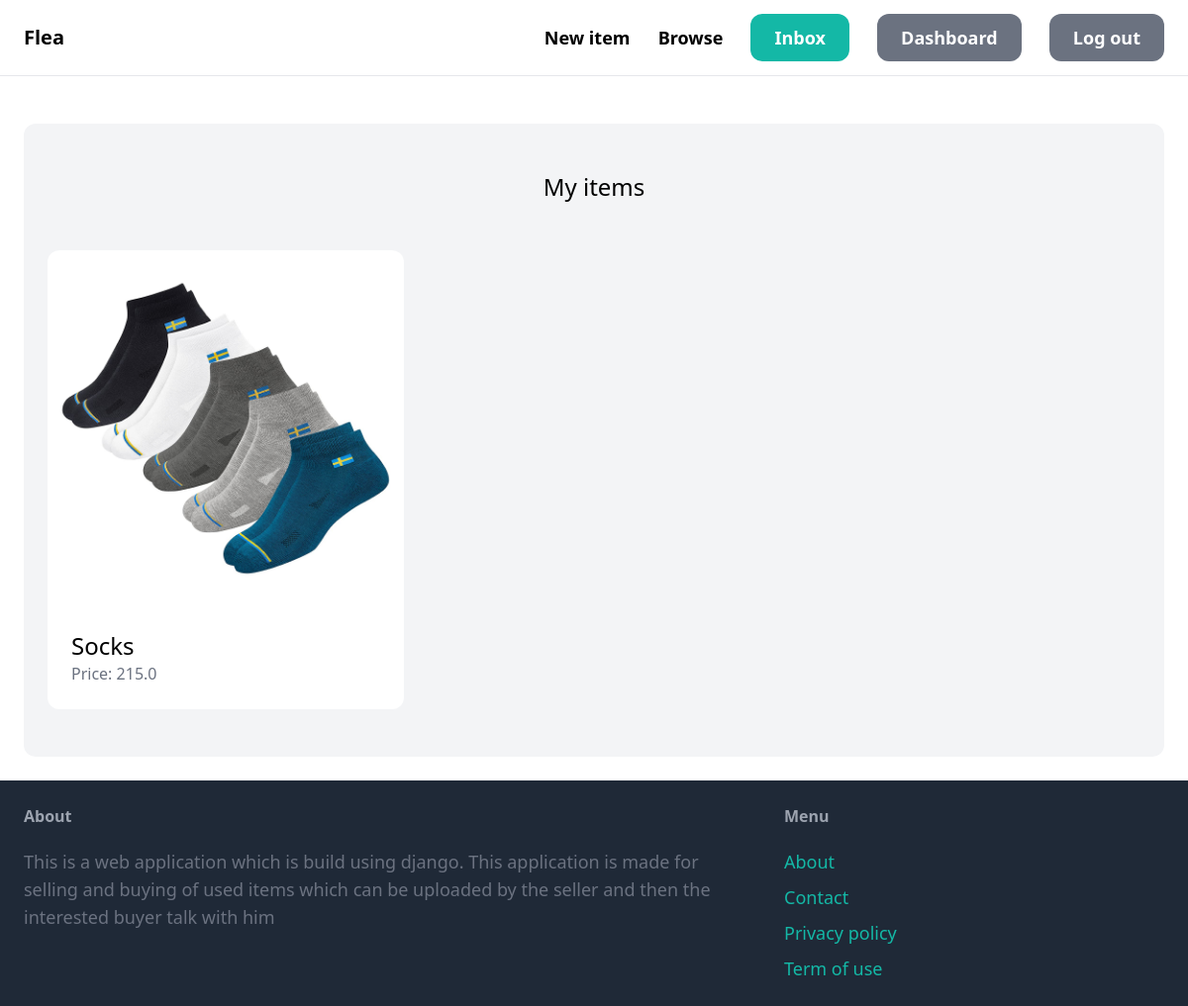
Page /dashboard/ (signed in) on the earlier database version.
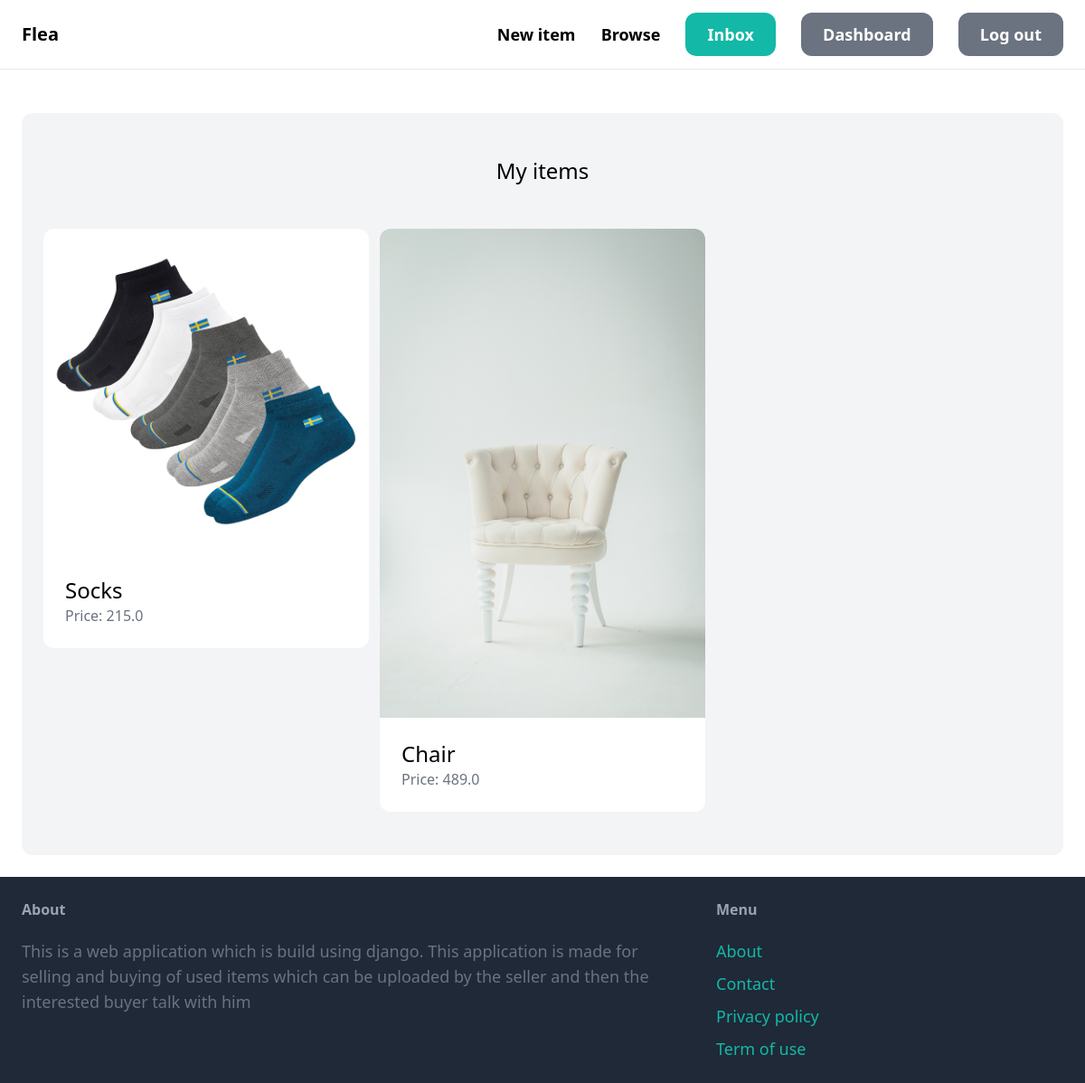
Same page on the later database version.
### item/models.py (models this page shows, shortened)
class Item(models.Model):
    category = models.ForeignKey(Category, related_name='items', on_delete=models.CASCADE)
    name = models.CharField(max_length=255)
    description = models.TextField(blank=True, null=True)
    price = models.FloatField()
    image = models.ImageField(upload_to='item_images', blank=True, null=True)
    is_sold = models.BooleanField(default=False)
    created_by = models.ForeignKey(User, related_name='items', on_delete=models.CASCADE)
    created_at = models.DateTimeField(auto_now_add=True)

### dashboard/views.py (the view)
# urls.py: path('', views.index, name='index'),
@login_required
def index(request):
    items = Item.objects.filter(created_by=request.user)
    return render(request, 'dashboard/index.html', {
        'items': items,
    })

### dashboard/templates/dashboard/index.html (shortened to what this page needs)
{% extends 'core/base.html' %}
{% block content %}
    <div class="mt-6 px-6 py-12 bg-gray-100 rounded-xl">
        <h2 class="mb-12 text-2xl text-center">My items</h2>
        <div class="grid grid-cols-3 gap-3">
            {% for item in items %}
                <div>
                    <a href="{% url 'item:detail' item.id %}">
                        <div>
                            <img src="{{ item.image.url }}" class="rounded-t-xl">
                        </div>
                        <div class="p-6 bg-white rounded-b-xl">
                            <h2 class="text-2xl">{{ item.name }}</h2>
                            <p class="text-gray-500">Price: {{ item.price }}</p>
                        </div>
                    </a>
                </div>
            {% endfor %}
        </div>
    </div>
{% endblock %}

Differences in the rows shown:
added Item: image (picture), name "Chair", price "489.0"
